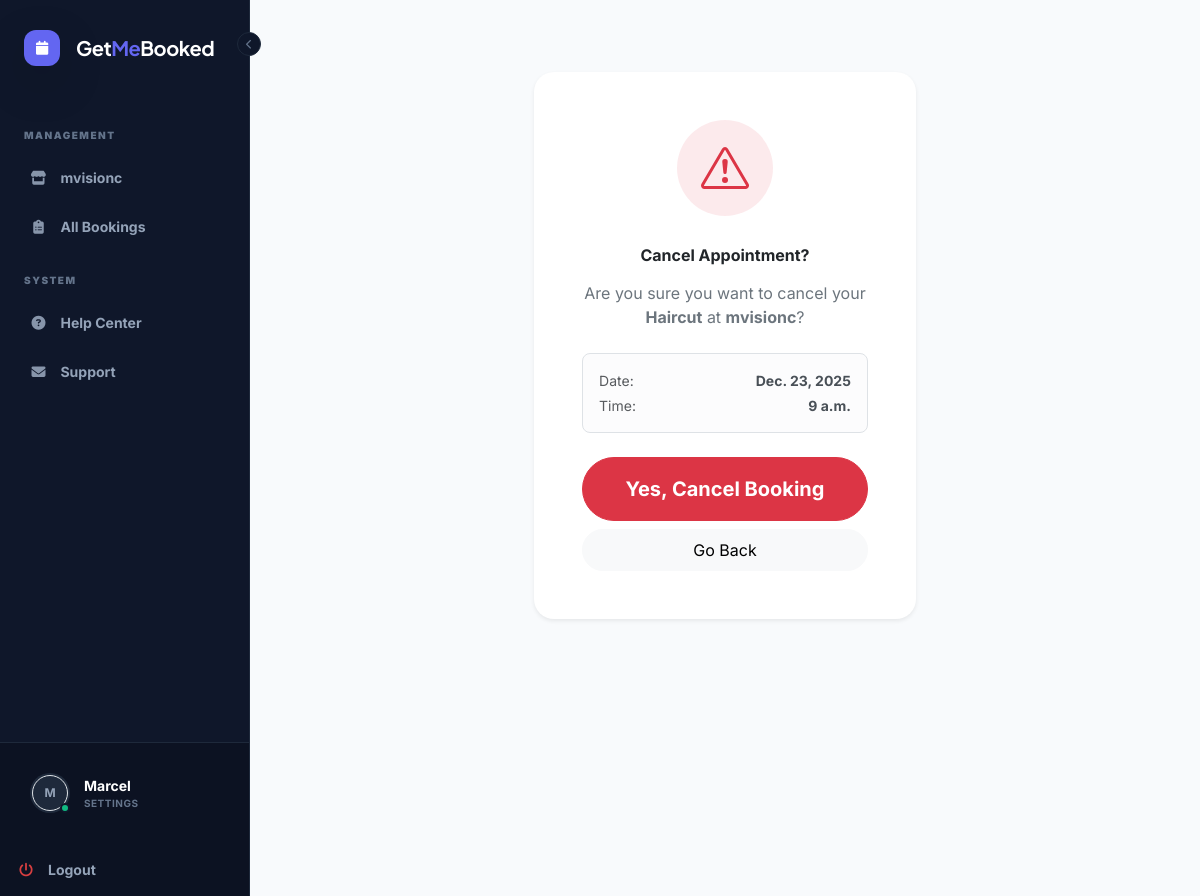
Page /appointment/89/cancel/ (signed in) on the committed database.
### bookingApp/models.py (models this page shows, shortened)
class Business(models.Model):
    INDUSTRY_CHOICES = [
        ('salon', 'Salon'),
        ('clinic', 'Clinic'),
        ('barber', 'Barber'),
    ]
    owner = models.OneToOneField(
        settings.AUTH_USER_MODEL,
        on_delete=models.CASCADE,
        related_name='business'
    )
    cover_image = models.ImageField(
        upload_to='business_covers/',
        blank=True,
        null=True
    )
    cover_image_webp = ImageSpecField(
        source='cover_image',
        processors=[ResizeToFill(1600, 600)],
        format='WEBP',
        options={'quality': 80}
    )
    subscription_end_date = models.DateTimeField(
        null=True,
        blank=True,
        help_text="The date when the business's access expires."
    )
    referral_code = models.CharField(
        max_length=12,
        unique=True,
        null=True,
        blank=True,
        help_text="The code this business shares to get bonuses."
    )
    referred_by = models.ForeignKey(
        'self',
        on_delete=models.SET_NULL,
        null=True,
        blank=True,
        related_name='referrals_made',
        help_text="The business that referred this one."
    )
    payfast_merchant_id = models.CharField(max_length=50, blank=True, null=True, help_text="Your PayFast Merchant ID")
    payfast_merchant_key = models.CharField(max_length=50, blank=True, null=True, help_text="Your PayFast Merchant Key")
    DEPOSIT_TYPE_CHOICES = [
        ('fixed', 'Fixed Amount (R)'),
        ('percentage', 'Percentage (%)'),
    ]
    deposit_type = models.CharField(
        max_length=10,
        choices=DEPOSIT_TYPE_CHOICES,
        default='fixed',
        help_text="Choose how the deposit is calculated."
    )
    deposit_amount = models.DecimalField(
        max_digits=10,
        decimal_places=2,
        default=0.00,
        help_text="Fixed amount (e.g. 50.00). Used if Deposit Type is 'Fixed'."
    )
    deposit_percentage = models.PositiveIntegerField(
        default=50,
        help_text="Percentage of service price (e.g. 50). Used if Deposit Type is 'Percentage'."
    )
    reschedule_window_hours = models.PositiveIntegerField(
        default=24,
        help_text="Hours before appointment when deposit becomes non-refundable."
    )
    deposit_policy = models.TextField(blank=True, null=True, help_text="Rules for deposits")
    name = models.CharField(max_length=255, unique=True)
    slug = models.SlugField(max_length=255, unique=True, blank=True)
    industry = models.CharField(max_length=20, choices=INDUSTRY_CHOICES, blank=True, null=True)
    address = models.CharField(max_length=255, blank=True, null=True)
    contact_number = models.CharField(max_length=20, blank=True, null=True)
    description = models.TextField(blank=True, null=True)
    instagram_url = models.URLField(max_length=500, blank=True, null=True)
    facebook_url = models.URLField(max_length=500, blank=True, null=True)
    twitter_url = models.URLField(max_length=500, blank=True, null=True)
    created_at = models.DateTimeField(auto_now_add=True)
    join_code = models.CharField(max_length=12, unique=True, null=True, blank=True)

class Appointment(models.Model):
    STATUS_CHOICES = [
        ('pending', 'Pending'),
        ('confirmed', 'Confirmed'),
        ('declined', 'Declined'),
        ('rescheduled', 'Rescheduled'),
        ('completed', 'Completed'),
        ('cancelled', 'Cancelled'),
    ]
    booking_form = models.ForeignKey('BookingForm', on_delete=models.CASCADE, related_name='appointments', null=True, blank=True)
    customer = models.ForeignKey(settings.AUTH_USER_MODEL, on_delete=models.CASCADE, related_name='appointments', null=True, blank=True)
    deposit_paid = models.BooleanField(default=False)
    amount_to_pay = models.DecimalField(max_digits=10, decimal_places=2, default=0.00)
    payfast_reference = models.CharField(max_length=100, blank=True, null=True)
    reminder_24h_sent = models.BooleanField(default=False)
    reminder_2h_sent = models.BooleanField(default=False)
    guest_name = models.CharField(max_length=255, blank=True, null=True)
    guest_phone = models.CharField(max_length=20, blank=True, null=True)
    guest_email = models.EmailField(blank=True, null=True)
    attendees = models.PositiveIntegerField(default=1, blank=True, null=True)
    service = models.ForeignKey('Service', on_delete=models.SET_NULL, null=True)
    staff = models.ForeignKey('Staff', on_delete=models.CASCADE, related_name='appointments', null=True, blank=True)
    length_minutes = models.PositiveIntegerField(editable=False)
    appointment_date = models.DateField()
    appointment_start_time = models.TimeField()
    notes = models.TextField(blank=True, null=True)
    status = models.CharField(max_length=25, choices=STATUS_CHOICES, default='pending')
    created_at = models.DateTimeField(auto_now_add=True)
    reschedule_token = models.CharField(
        max_length=100,
        unique=True,
        default=uuid.uuid4,
        editable=False
    )
    class Meta:
        ordering = ['-appointment_date', '-appointment_start_time']

class Service(models.Model):
    business = models.ForeignKey(Business, on_delete=models.CASCADE, related_name='services')
    name = models.CharField(max_length=255)
    description = models.TextField(blank=True, null=True)
    default_length_minutes = models.PositiveIntegerField(default=30)
    price = models.DecimalField(max_digits=8, decimal_places=2, blank=True, null=True)  # optional
    buffer_minutes = models.PositiveIntegerField(default=15, help_text="Buffer time after appointment")
    capacity = models.PositiveIntegerField(
        default=1, null=True, blank=True,
        help_text="Maximum number of attendees allowed for this service session."
    )

class BookingForm(models.Model):
    business = models.ForeignKey(Business, on_delete=models.CASCADE, related_name='booking_forms')
    name = models.CharField(max_length=255, default="Main Booking Form")
    description = models.TextField(blank=True, null=True)
    created_at = models.DateTimeField(auto_now_add=True)
    embed_token = models.CharField(max_length=32, unique=True, editable=False)

### bookingApp/views.py (the view)
# urls.py: path('appointment/<int:pk>/cancel/', views.appointment_cancel, name='appointment_cancel'),
@login_required
def appointment_cancel(request, pk):
    appointment = get_object_or_404(Appointment, pk=pk, customer=request.user)
    if request.method == 'POST':
        appointment.status = 'cancelled'
        appointment.save() # This triggers the post_save signal
        return redirect('my_appointments')
    return render(request, 'bookingApp/appointment_confirm_cancel.html', {
        'appointment': appointment
    })

### bookingApp/context_processors.py (called while the page is built)
def pending_appointments_count(request):
    if not request.user.is_authenticated:
        return {'pending_count': 0, 'pending_staff_count': 0}
    biz_count = 0
    if hasattr(request.user, 'business'):
        biz_count = Appointment.objects.filter(booking_form__business=request.user.business, status='pending').count()
    staff_count = 0
    if hasattr(request.user, 'staff_profile'):
        staff_count = Appointment.objects.filter(booking_form__business=request.user.staff_profile.business, status='pending').count()
    return {
        'pending_count': biz_count,
        'pending_staff_count': staff_count
    }

### bookingApp/templates/bookingApp/appointment_confirm_cancel.html (shortened to what this page needs)
{% extends 'bookingApp/base.html' %}
{% block content %}
<div class="row justify-content-center py-5">
    <div class="col-md-6 col-lg-5">
        <div class="card border-0 shadow-sm" style="border-radius: 20px;">
            <div class="card-body p-5 text-center">
                <div class="mb-4">
                    <div class="bg-danger bg-opacity-10 p-4 rounded-circle d-inline-block">
                    </div>
                </div>
                <h2 class="fw-bold mb-3">Cancel Appointment?</h2>
                <p class="text-secondary mb-4">
                    Are you sure you want to cancel your <strong>{{ appointment.service.name }}</strong>
                    at <strong>{{ appointment.booking_form.business.name }}</strong>?
                </p>
                <div class="alert alert-light border rounded-3 text-start small mb-4">
                    <div class="d-flex justify-content-between mb-1">
                        <span class="text-muted">Date:</span> <span class="fw-bold">{{ appointment.appointment_date }}</span>
                    </div>
                    <div class="d-flex justify-content-between">
                        <span class="text-muted">Time:</span> <span class="fw-bold">{{ appointment.appointment_start_time }}</span>
                    </div>
                </div>
                <form method="post">
                    <div class="d-grid gap-2">
                        <button type="submit" class="btn btn-danger btn-lg rounded-pill fw-bold py-3">Yes, Cancel Booking</button>
                        <a href="{% url 'appointment_detail' appointment.pk %}" class="btn btn-light rounded-pill py-2">Go Back</a>
                    </div>
                </form>
            </div>
        </div>
    </div>
</div>
{% endblock %}

### bookingApp/templates/bookingApp/base.html (shortened to what this page needs)
{% load static %}
{% load compress %}
<!DOCTYPE html>
<html lang="en" class="scroll-smooth">
<head>
    <link href="https://cdn.jsdelivr.net/npm/bootstrap@5.3.0/dist/css/bootstrap.min.css" rel="stylesheet">
    <link rel="stylesheet" href="https://cdnjs.cloudflare.com/ajax/libs/font-awesome/6.6.0/css/all.min.css">
    <script src="https://cdn.tailwindcss.com"></script>
</head>
<body class="bg-brand-slate50 text-brand-textmain">
<aside class="app-sidebar hidden lg:flex">
    <button onclick="toggleSidebar()" id="layout-tweak-btn" aria-label="Toggle Layout">
        <i class="fa-solid fa-chevron-left transition-transform duration-300" id="tweak-icon"></i>
    </button>
    <div class="h-24 flex items-center px-6 logo-container transition-all">
        <a href="{% url 'home' %}" class="no-underline flex items-center gap-3">
            <div class="w-9 h-9 bg-brand-primary rounded-xl flex items-center justify-center text-white font-bold text-sm shrink-0 shadow-lg shadow-indigo-500/30">
                <i class="fa fa-calendar"></i>
            </div>
            <span class="logo-text font-brand font-bold text-xl text-white tracking-tight">
                Get<span class="text-brand-primary">Me</span>Booked
            </span>
        </a>
    </div>
    <nav class="flex-grow overflow-y-auto py-2 custom-scroll">
        {% if user.is_authenticated %}
            {% if user.business or user.staff_profile.role == 'ADMIN' %}
                <div class="sidebar-section-title">Management</div>
                {% with b_id=user.business.id|default:user.staff_profile.business.id b_name=user.business.name|default:user.staff_profile.business.name %}
                <a href="{% url 'owner_dashboard' b_id %}" class="nav-link {% if 'owner_dashboard' in request.path %}active{% endif %}">
                    <i class="fa-solid fa-store"></i>
                    <span class="sidebar-text truncate">{{ b_name }}</span>
                </a>
                <a href="{% url 'master_appointments' b_id %}" class="nav-link {% if 'master_appointments' in request.path %}active{% endif %}">
                    <i class="fa-solid fa-clipboard-list"></i>
                    <span class="sidebar-text">All Bookings</span>
                </a>
                {% endwith %}
            {% endif %}
        {% endif %}
        <div class="sidebar-section-title">System</div>
        <a href="{% url 'user_guide' %}" class="nav-link">
            <i class="fa fa-question-circle" aria-hidden="true"></i>
            <span class="sidebar-text">Help Center</span>
        </a>
        <a href="mailto:getmebookedinfo@gmail.com" class="nav-link">
            <i class="fa fa-envelope" aria-hidden="true"></i>
            <span class="sidebar-text">Support</span>
        </a>
    </nav>
    <div class="p-4 border-t border-slate-800 bg-black/20">
        {% if user.is_authenticated %}
            <div class="flex items-center gap-3 overflow-hidden rounded-xl p-2 hover:bg-white/5 transition-colors cursor-pointer group" onclick="window.location.href='{% url 'profile' %}'">
                <div class="shrink-0 relative">
                    {% if user.profile.avatar %}
                        <img src="{{ user.profile.avatar.url }}" class="w-9 h-9 rounded-full bg-slate-800 object-cover ring-2 ring-slate-800 group-hover:ring-brand-primary transition-all">
                    {% else %}
                        <div class="w-9 h-9 rounded-full bg-slate-800 text-slate-400 flex items-center justify-center text-xs font-bold border border-slate-700 ring-2 ring-slate-800 group-hover:ring-brand-primary transition-all">
                            {{ user.username|slice:":1"|upper }}
                        </div>
                    {% endif %}
                    <div class="absolute -bottom-0.5 -right-0.5 w-2.5 h-2.5 bg-emerald-500 border-2 border-brand-dark rounded-full"></div>
                </div>
                <div class="user-details user-details-container overflow-hidden">
                    <div class="text-sm font-bold text-white truncate">{{ user.username }}</div>
                    <div class="text-[10px] font-bold text-slate-500 truncate uppercase tracking-wider">Settings</div>
                </div>
            </div>
        {% endif %}
    </div>
    {% if request.user.is_authenticated %}
    <form action="{% url 'logout' %}" method="post" class="bg-black/20">
        <button type="submit" class="nav-link w-full text-left !mb-0 !rounded-none !py-4 hover:!bg-red-500/10 hover:!text-red-400">
            <i class="fa fa-power-off text-red-500" aria-hidden="true"></i>
            <span class="sidebar-text">Logout</span>
        </button>
    </form>
    {% endif %}
</aside>
    <main class="app-main pt-4 lg:pt-0 pb-20 lg:pb-0">
        <div class="w-full">
            <div class="max-w-[1400px] mx-auto min-h-screen">
                {% block content %}{% endblock %}
            </div>
        </div>
    </main>
</body>
</html>

### bookingApp/templates/bookingApp/base.html (style rules this page uses)
#layout-tweak-btn { position: absolute; right: -12px; top: 32px; width: 24px; height: 24px; background: #0f172a; border: 1px solid #1e293b; color: #64748b; border-radius: 50%; display: flex; align-items: center; justify-content: center; font-size: 10px; cursor: pointer; z-index: 110; transition: all 0.2s; }

### rows in the picture
Business: name "mvisionc"
Appointment: service.name "Haircut", booking_form.business.name "mvisionc", appointment_date "Dec. 23, 2025", appointment_start_time "9 a.m."

### other values in the picture
{{ user.username|slice:":1"|upper }} "M"
{{ user.username }} "Marcel"
